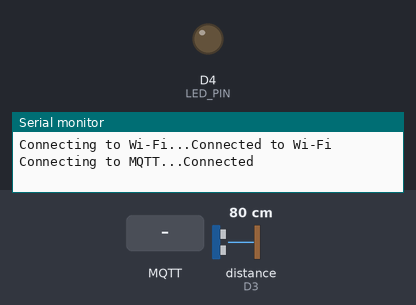
Simulated run of this sketch. Board: Arduino MKR. On the bench: output pins drawn as LEDs (lit = HIGH), the last lines printed to the serial monitor. Wiring (inferred from the names in the program): ultrasonic range finder: trigger D2; echo D3. Dashed ring = blinking. Inputs (shaded band) come from the test bench; at power-on: distance to the obstacle (sensor on D3) 80 cm. The echo pulse lasts 58.3 µs per cm; WiFi joins after 1.5 s; servers stay silent unless stated; no MQTT or app messages arrive unless stated; pins used as bus, display or sensor lines are not drawn.

Above: at 2.7 s.
2.8 s: MQTT message "1" arrives on the first subscribed topic
At 3.2 s:
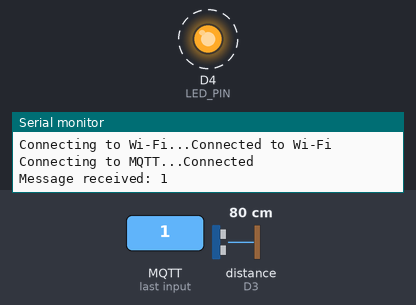
5.8 s: distance to the obstacle (sensor on D3) set to 22 cm
7.3 s: distance to the obstacle (sensor on D3) set to 18 cm
9.8 s: MQTT message "on" arrives on the first subscribed topic
At 14.0 s:
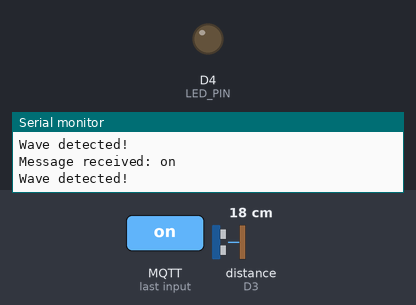
Timing chart, 0 to 14.3 s (numbered marks = the images above; inputs shaded):
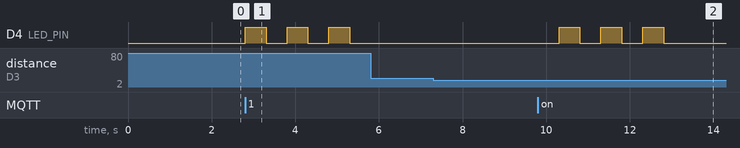

Measured:
- after the input at 2.8 s, D4 (LED_PIN): alternates HIGH for 0.50 s and LOW for 0.50 s, starting at once
- after the input at 5.8 s, every drawn part: stays the same
- after the input at 9.8 s, D4 (LED_PIN): alternates HIGH for 0.50 s and LOW for 0.50 s, 6 changes in all, then stays LOW, starting after 0.51 s

The sketch:

Task_3.3D.ino
```cpp
#include <WiFiNINA.h>       // Library to handle Wi-Fi connection
#include <PubSubClient.h>   // Library for MQTT client functionality

// Wi-Fi credentials
const char* ssid = "A16";             // Wi-Fi network name (SSID)
const char* password = "22222222";    // Wi-Fi network password

// MQTT broker settings
const char* mqtt_server = "broker.emqx.io";  // MQTT broker URL
const int mqtt_port = 1883;                  // MQTT port for non-secure connections

// MQTT topic for publishing wave detection events
const char* topic_wave = "SIT210/wave";

// Wi-Fi and MQTT client setup
WiFiClient wifiClient;         // Wi-Fi client instance
PubSubClient client(wifiClient); // MQTT client using Wi-Fi client

// Pin assignments
#define TRIG_PIN 2     // Trigger pin for ultrasonic sensor
#define ECHO_PIN 3     // Echo pin for ultrasonic sensor
#define LED_PIN 4      // LED pin for visual feedback

void setup() {
  // Initialize serial communication for debugging
  Serial.begin(9600);

  // Initialize pins for the ultrasonic sensor and LED
  pinMode(TRIG_PIN, OUTPUT);
  pinMode(ECHO_PIN, INPUT);
  pinMode(LED_PIN, OUTPUT);

  // Connect to Wi-Fi
  connectWiFi();

  // Set MQTT server and callback function
  client.setServer(mqtt_server, mqtt_port);
  client.setCallback(mqttCallback);

  // Connect to the MQTT broker
  connectMQTT();
}

void loop() {
  // Check MQTT connection and reconnect if necessary
  if (!client.connected()) {
    connectMQTT();
  }
  client.loop(); // Keep MQTT client processing

  // Measure distance using the ultrasonic sensor
  long distance = measureDistance();

  // Publish a message if an object is detected within 20 cm
  if (distance < 20) {
    Serial.println("Wave detected!");
    client.publish(topic_wave, "Yashpinder");  // Publish message to topic
    delay(1000);  // Delay to prevent multiple messages for the same detection
  }
}

// Function to connect to Wi-Fi
void connectWiFi() {
  Serial.print("Connecting to Wi-Fi...");
  WiFi.begin(ssid, password);  // Start Wi-Fi connection

  // Wait until Wi-Fi is connected
  while (WiFi.status() != WL_CONNECTED) {
    delay(1000);
    Serial.print(".");
  }

  Serial.println("Connected to Wi-Fi");
}

// Function to connect to MQTT broker
void connectMQTT() {
  while (!client.connected()) {
    Serial.print("Connecting to MQTT...");

    // Attempt to connect with client ID "ArduinoClient"
    if (client.connect("ArduinoClient")) {
      Serial.println("Connected");
      client.subscribe(topic_wave);  // Subscribe to wave detection topic
    } else {
      Serial.print("Failed, rc=");
      Serial.print(client.state());
      Serial.println(" try again in 5 seconds");
      delay(5000);  // Wait and try again if connection failed
    }
  }
}

// Callback function to handle received MQTT messages
void mqttCallback(char* topic, byte* payload, unsigned int length) {
  Serial.print("Message received: ");

  // Print the received payload
  for (int i = 0; i < length; i++) {
    Serial.print((char)payload[i]);
  }
  Serial.println();

  flashLED(3);  // Flash LED 3 times for notification
}

// Function to measure distance using the ultrasonic sensor
long measureDistance() {
  // Trigger the ultrasonic sensor to start measurement
  digitalWrite(TRIG_PIN, LOW);
  delayMicroseconds(2);
  digitalWrite(TRIG_PIN, HIGH);
  delayMicroseconds(10);
  digitalWrite(TRIG_PIN, LOW);

  // Measure the time of the pulse in microseconds
  long duration = pulseIn(ECHO_PIN, HIGH);

  // Calculate distance based on the duration (in centimeters)
  long distance = duration * 0.034 / 2;

  return distance;
}

// Function to flash the LED a specific number of times with a delay
void flashLED(int times, int delayTime = 500) {  // Default delay is 500ms if not specified
  for (int i = 0; i < times; i++) {
    digitalWrite(LED_PIN, HIGH);  // Turn LED on
    delay(delayTime);             // Wait
    digitalWrite(LED_PIN, LOW);   // Turn LED off
    delay(delayTime);             // Wait
  }
}
```
